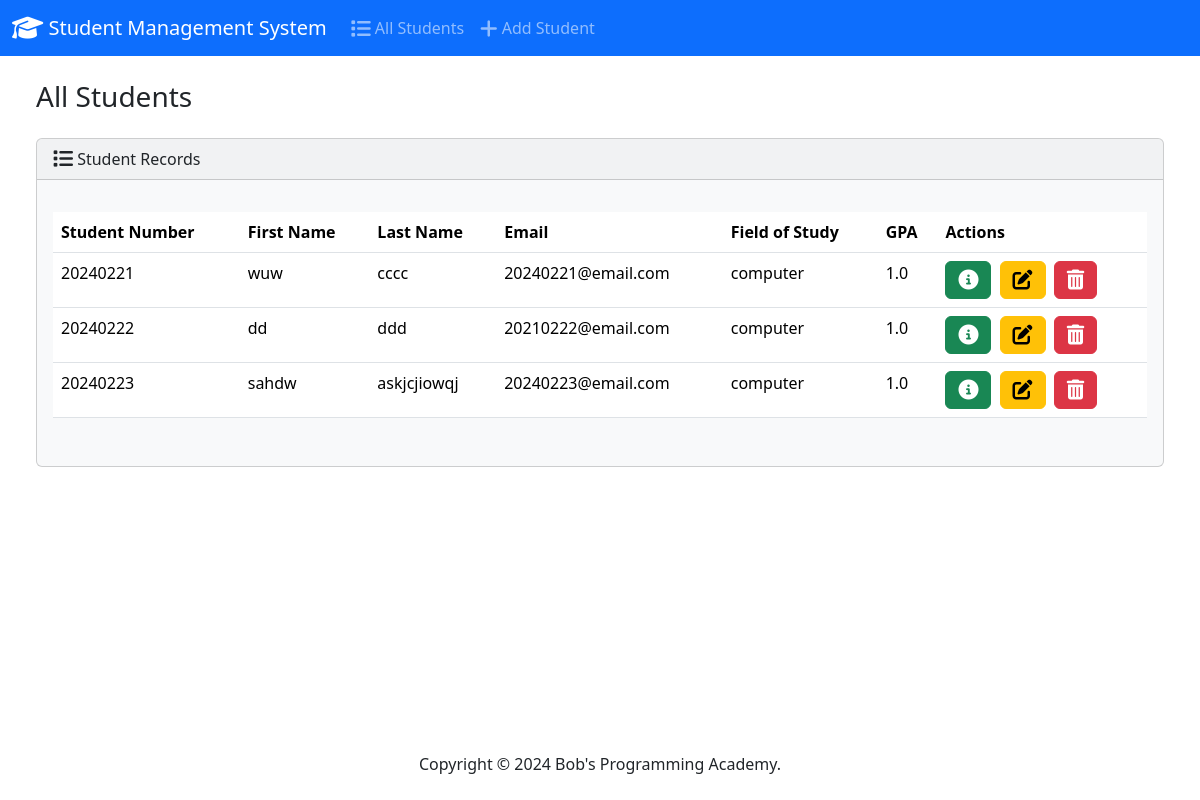
The page / on the database its author committed.
### base/models.py (models this page shows, shortened)
class Student(models.Model):
  student_number = models.PositiveIntegerField()
  first_name = models.CharField(max_length=50)
  last_name = models.CharField(max_length=50)
  email = models.EmailField(max_length=100)
  field_of_study = models.CharField(max_length=50)
  gpa = models.FloatField()

### base/views.py (the view)
# urls.py: path('', views.index, name='index'),
def index(request):
  return render(request, 'students/index.html', {
    'students': Student.objects.all()
  })

### base/templates/students/index.html (shortened to what this page needs)
{% extends "students/base.html" %}
{% block body %}
<h3 class="m-4">All Students</h3>
<div class="row">
  <div class="col-12">
    {% if students %}
    <div class="card bg-light ms-4 me-4 mb-4">
      <div class="card-header">
        <i class="fa-solid fa-list fa-lg"></i> Student Records
      </div>
      <div class="card-body">
        <p class="card-text">
          <div class="table-responsive">
            <table class="table table-hover">
              <thead>
                <tr>
                  <th scope="col">Student Number</th>
                  <th scope="col">First Name</th>
                  <th scope="col">Last Name</th>
                  <th scope="col">Email</th>
                  <th scope="col">Field of Study</th>
                  <th scope="col">GPA</th>
                  <th scope="col">Actions</th>
                </tr>
              </thead>
              <tbody>
                {% for student in students %}
                  <tr>
                    <td>{{ student.student_number }}</td>
                    <td>{{ student.first_name }}</td>
                    <td>{{ student.last_name }}</td>
                    <td>{{ student.email }}</td>
                    <td>{{ student.field_of_study }}</td>
                    <td>{{ student.gpa }}</td>
                    <td>
                      <button type="button" class="btn btn-success me-1" href="{% url 'view_student' student.id %}" data-bs-toggle="modal" data-bs-target="#myModal{{student.id}}">
                        <i class="fa-solid fa-circle-info fa-lg"></i>
                      </button>
                      <a class="btn btn-warning me-1" href="{% url 'edit' student.id %}">
                        <i class="fa-solid fa-pen-to-square fa-lg"></i>
                      </a>
                      <button type="button" class="btn btn-danger" data-bs-toggle="modal" data-bs-target="#delete{{student.id}}">
                        <i class="fa-solid fa-trash-can fa-lg"></i>
                      </button>
                    </td>
                  </tr>
                {% endfor %}
              </tbody>
            </table>
          </div>
        </p>
      </div>
    </div>
    {% else %}
      <h5 class="alert alert-primary ms-4 me-4">No Student Records</h5>
    {% endif %}
  </div>
</div>
{% endblock %}

### base/templates/students/base.html (shortened to what this page needs)
{% load static %}
{% block content %}
<!DOCTYPE html>
<html lang="en">
  <head>
    <link rel="stylesheet" href="https://cdnjs.cloudflare.com/ajax/libs/font-awesome/6.1.1/css/all.min.css">
    <link href="{% static 'css/bootstrap.min.css' %}" rel="stylesheet">
  </head>
  <body class="d-flex flex-column min-vh-100">
    <nav class="navbar navbar-expand-lg navbar-dark bg-primary">
      <div class="container-fluid">
        <a class="navbar-brand" href="{% url 'index' %}">
          <i class="fa-solid fa-graduation-cap fa-lg"></i> Student Management System
        </a>
        <div class="collapse navbar-collapse" id="navbarColor01">
          <ul class="navbar-nav me-auto">
            <li class="nav-item">
              <a class="nav-link" href="{% url 'index' %}">
                <i class="fa-solid fa-list fa-lg"></i> All Students
              </a>
            </li>
            <li class="nav-item">
              <a class="nav-link" href="{% url 'add' %}">
                <i class="fa-solid fa-plus fa-lg"></i> Add Student
              </a>
            </li>
          </ul>
        </div>
      </div>
    </nav>
    {% endblock %}
    <div class="container-fluid">
      {% block body %}
      {% endblock %}
    </div>
    <footer class="mt-auto mb-4">
      <div class="text-center">
        <span>
          Copyright &copy; <script>document.write(new Date().getFullYear())</script> Bob's Programming Academy.
        </span>
      </div>
    </footer>
  </body>
</html>

### rows shown on the page
Student: student_number "20240221", first_name "wuw", last_name "cccc", email "20240221@email.com", field_of_study "computer", gpa "1.0"
Student: student_number "20240222", first_name "dd", last_name "ddd", email "20210222@email.com", field_of_study "computer", gpa "1.0"
Student: student_number "20240223", first_name "sahdw", last_name "askjcjiowqj", email "20240223@email.com", field_of_study "computer", gpa "1.0"
